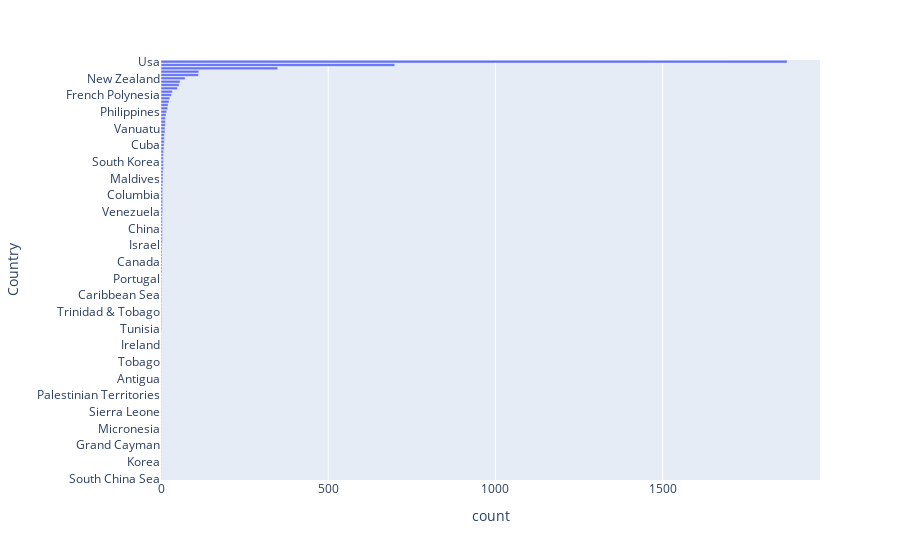

The code cell stored with this chart in its notebook:
### Code cell
country_counts = df_50_last_years['Country'].value_counts()  # DESC by default
df_plot = country_counts.reset_index()
df_plot.columns = ['Country', 'count']

fig = px.bar(
    df_plot,
    x='count', y='Country', orientation='h',
    category_orders={'Country': df_plot['Country'].tolist()}  # keep DESC order
)
fig.update_layout(yaxis={'categoryorder': 'array'})  # ensure no auto-reordering
fig.show()

### Figure 1 — Plotly figure (JSON) as saved in the notebook; plotly's stock layout.template omitted (floating-point values rounded to 4 significant figures)
{"data": [{"alignmentgroup": "True", "hovertemplate": "count=%{x}<br>Country=%{y}<extra></extra>", "legendgroup": "", "marker": {"color": "#636efa", "pattern": {"shape": ""}}, "name": "", "offsetgroup": "", "orientation": "h", "showlegend": false, "textposition": "auto", "type": "bar", "x": [1872, 699, 349, 113, 112, 72, 57, 54, 49, 34, 31, 26, 24, 21, 20, 17, 15, 13, 13, 13, 12, 12, 10, 10, 10, 9, 9, 8, 7, 7, 7, 7, 7, 6, 6, 6, 6, 5, 5, 5, 5, 5, 5, 5, 5, 5, 4, 4, 4, 4, 4, 4, 4, 4, 4, 3, 3, 3, 3, 3, 3, 3, 3, 3, 2, 2, 2, 2, 2, 2, 2, 2, 2, 2, 2, 2, 2, 2, 2, 2, 2, 1, 1, 1, 1, 1, 1, 1, 1, 1, 1, 1, 1, 1, 1, 1, 1, 1, 1, 1, 1, 1, 1, 1, 1, 1, 1, 1, 1, 1, 1, 1, 1, 1, 1, 1, 1, 1, 1, 1, 1, 1, 1, 1, 1, 1], "xaxis": "x", "y": ["Usa", "Australia", "South Africa", "Bahamas", "Brazil", "New Zealand", "New Caledonia", "Reunion", "Mexico", "Egypt", "French Polynesia", "Fiji", "Spain", "Japan", "Italy", "Philippines", "Papua New Guinea", "Mozambique", "Hong Kong", "Tonga", "Vanuatu", "Thailand", "Indonesia", "Vietnam", "Costa Rica", "Cuba", "Jamaica", "Ecuador", "England", "Belize", "South Korea", "Seychelles", "Solomon Islands", "Somalia", "United Kingdom", "Maldives", "Chile", "Mauritius", "Kenya", "Dominican Republic", "Columbia", "Turks & Caicos", "Marshall Islands", "Greece", "Tanzania", "Venezuela", "Russia", "Panama", "Scotland", "Samoa", "China", "Malaysia", "Atlantic Ocean", "Taiwan", "Okinawa", "Israel", "Honduras", "Guam", "El Salvador", "Turks And Caicos", "Canada", "Reunion Island", "Madagascar", "France", "Senegal", "Portugal", "United Arab Emirates", "Puerto Rico", "Maldive Islands", "Cayman Islands", "Caribbean Sea", "United Arab Emirates (Uae)", "Croatia", "Sudan", "Azores", "Trinidad & Tobago", "Colombia", "St Helena, British Overseas Territory", "India", "Iran", "Tunisia", "Comoros", "St Martin", "Coral Sea", "British Overseas Territory", "Ireland", "Argentina", "Trinidad", "Hawaii", "Canary Islands", "Tobago", "Morocco", "Jordan", "St Kitts / Nevis", "Libya", "Antigua", "Malta", "Aruba", "Diego Garcia", "Kiribati", "Palestinian Territories", "Saudi Arabia", "Cape Verde", "St. Martin", "Nigeria", "Sierra Leone", "British Virgin Islands", "Norway", "Yemen", "Nevis", "Micronesia", "Sri Lanka", "Uruguay", "St. Maartin", "Liberia", "Grand Cayman", "Gulf Of Aden", "Egypt / Israel", "Angola", "Northern Arabian Sea", "Korea", "Montenegro", "Namibia", "Bermuda", "North Atlantic Ocean", "South China Sea"], "yaxis": "y"}], "layout": {"barmode": "relative", "legend": {"tracegroupgap": 0}, "margin": {"t": 60}, "xaxis": {"anchor": "y", "domain": [0, 1], "title": {"text": "count"}}, "yaxis": {"anchor": "x", "categoryarray": ["South China Sea", "North Atlantic Ocean", "Bermuda", "Namibia", "Montenegro", "Korea", "Northern Arabian Sea", "Angola", "Egypt / Israel", "Gulf Of Aden", "Grand Cayman", "Liberia", "St. Maartin", "Uruguay", "Sri Lanka", "Micronesia", "Nevis", "Yemen", "Norway", "British Virgin Islands", "Sierra Leone", "Nigeria", "St. Martin", "Cape Verde", "Saudi Arabia", "Palestinian Territories", "Kiribati", "Diego Garcia", "Aruba", "Malta", "Antigua", "Libya", "St Kitts / Nevis", "Jordan", "Morocco", "Tobago", "Canary Islands", "Hawaii", "Trinidad", "Argentina", "Ireland", "British Overseas Territory", "Coral Sea", "St Martin", "Comoros", "Tunisia", "Iran", "India", "St Helena, British Overseas Territory", "Colombia", "Trinidad & Tobago", "Azores", "Sudan", "Croatia", "United Arab Emirates (Uae)", "Caribbean Sea", "Cayman Islands", "Maldive Islands", "Puerto Rico", "United Arab Emirates", "Portugal", "Senegal", "France", "Madagascar", "Reunion Island", "Canada", "Turks And Caicos", "El Salvador", "Guam", "Honduras", "Israel", "Okinawa", "Taiwan", "Atlantic Ocean", "Malaysia", "China", "Samoa", "Scotland", "Panama", "Russia", "Venezuela", "Tanzania", "Greece", "Marshall Islands", "Turks & Caicos", "Columbia", "Dominican Republic", "Kenya", "Mauritius", "Chile", "Maldives", "United Kingdom", "Somalia", "Solomon Islands", "Seychelles", "South Korea", "Belize", "England", "Ecuador", "Jamaica", "Cuba", "Costa Rica", "Vietnam", "Indonesia", "Thailand", "Vanuatu", "Tonga", "Hong Kong", "Mozambique", "Papua New Guinea", "Philippines", "Italy", "Japan", "Spain", "Fiji", "French Polynesia", "Egypt", "Mexico", "Reunion", "New Caledonia", "New Zealand", "Brazil", "Bahamas", "South Africa", "Australia", "Usa"], "categoryorder": "array", "domain": [0, 1], "title": {"text": "Country"}}}}
